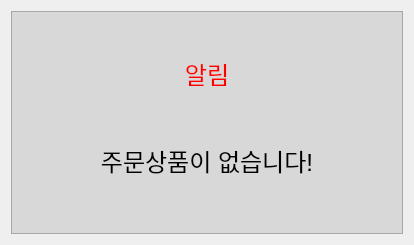
<?xml version="1.0" encoding="UTF-8"?>
<ui version="4.0">
 <class>popDialog</class>
 <widget class="QDialog" name="popDialog">
  <property name="geometry">
   <rect>
    <x>0</x>
    <y>0</y>
    <width>414</width>
    <height>245</height>
   </rect>
  </property>
  <property name="windowTitle">
   <string>Dialog</string>
  </property>
  <layout class="QVBoxLayout" name="verticalLayout">
   <item>
    <widget class="QTextBrowser" name="poptext">
     <property name="styleSheet">
      <string notr="true">background-color: rgb(216, 216, 216);</string>
     </property>
     <property name="html">
      <string>&lt;!DOCTYPE HTML PUBLIC &quot;-//W3C//DTD HTML 4.0//EN&quot; &quot;http://www.w3.org/TR/REC-html40/strict.dtd&quot;&gt;
&lt;html&gt;&lt;head&gt;&lt;meta name=&quot;qrichtext&quot; content=&quot;1&quot; /&gt;&lt;style type=&quot;text/css&quot;&gt;
p, li { white-space: pre-wrap; }
&lt;/style&gt;&lt;/head&gt;&lt;body style=&quot; font-family:'Gulim'; font-size:9pt; font-weight:400; font-style:normal;&quot;&gt;
&lt;p align=&quot;center&quot; style=&quot; margin-top:12px; margin-bottom:12px; margin-left:0px; margin-right:0px; -qt-block-indent:0; text-indent:0px;&quot;&gt;&lt;span style=&quot; font-family:'Gulim';&quot;&gt;&lt;br /&gt;&lt;/span&gt;&lt;/p&gt;
&lt;p align=&quot;center&quot; style=&quot; margin-top:12px; margin-bottom:12px; margin-left:0px; margin-right:0px; -qt-block-indent:0; text-indent:0px;&quot;&gt;&lt;span style=&quot; font-family:'Gulim'; font-size:18pt; color:#ff0000;&quot;&gt;알림&lt;/span&gt;&lt;/p&gt;
&lt;p align=&quot;center&quot; style=&quot;-qt-paragraph-type:empty; margin-top:12px; margin-bottom:12px; margin-left:0px; margin-right:0px; -qt-block-indent:0; text-indent:0px; font-family:'Gulim'; font-size:18pt; color:#ff0000;&quot;&gt;&lt;br /&gt;&lt;/p&gt;
&lt;p align=&quot;center&quot; style=&quot; margin-top:12px; margin-bottom:12px; margin-left:0px; margin-right:0px; -qt-block-indent:0; text-indent:0px;&quot;&gt;&lt;span style=&quot; font-family:'Gulim'; font-size:18pt;&quot;&gt;주문상품이 없습니다!&lt;/span&gt;&lt;/p&gt;&lt;/body&gt;&lt;/html&gt;</string>
     </property>
    </widget>
   </item>
  </layout>
 </widget>
 <resources/>
 <connections/>
</ui>
